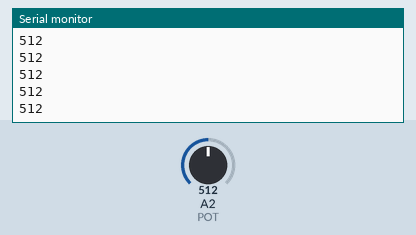
Recording of a sketch running on a simulated Arduino Uno, built with avr-gcc and run on an emulated ATmega328P. On the bench: the last lines printed to the serial monitor. The test bench sets the inputs (shaded band); at power-on: A2 (POT) = 512.

Above: at 1.2 s.
1.3 s: A2 (POT) set to 716
At 1.31 s:
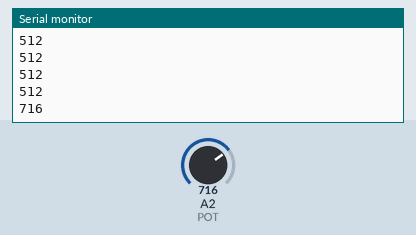
2.8 s: A2 (POT) set to 900
At 2.81 s:
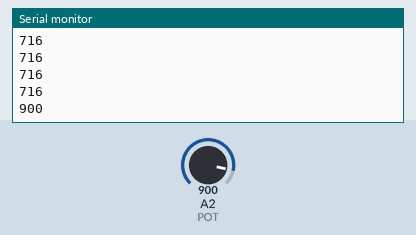
Timing chart, 0 to 5.8 s (numbered marks = the images above; inputs shaded):
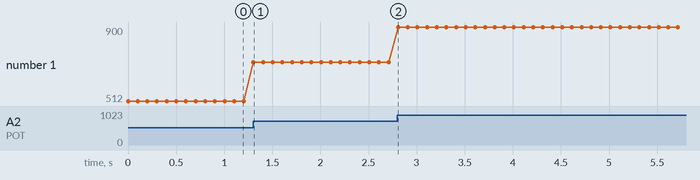

The sketch:

sketch_potentiometer.ino
```cpp
// Constants
const int POT = A2;

void setup() {
  // Tell Arduino which pins are input and output
  pinMode(POT, INPUT);

  // Start the serial communications
  Serial.begin(9600);
}

void loop() {
  // Read the value from the potentiometer
  int val = analogRead(POT);

  // Write value to serial debugger
  Serial.println(val);
  delay(100);
}
```

Measured:
- after the input at 1.3 s, the serial monitor: prints a new line at once (image 1)
- after the input at 2.8 s, the serial monitor: prints a new line at once (image 2)
- plotted number 1: 512 → 716 after the input at 1.3 s, 716 → 900 after the input at 2.8 s
